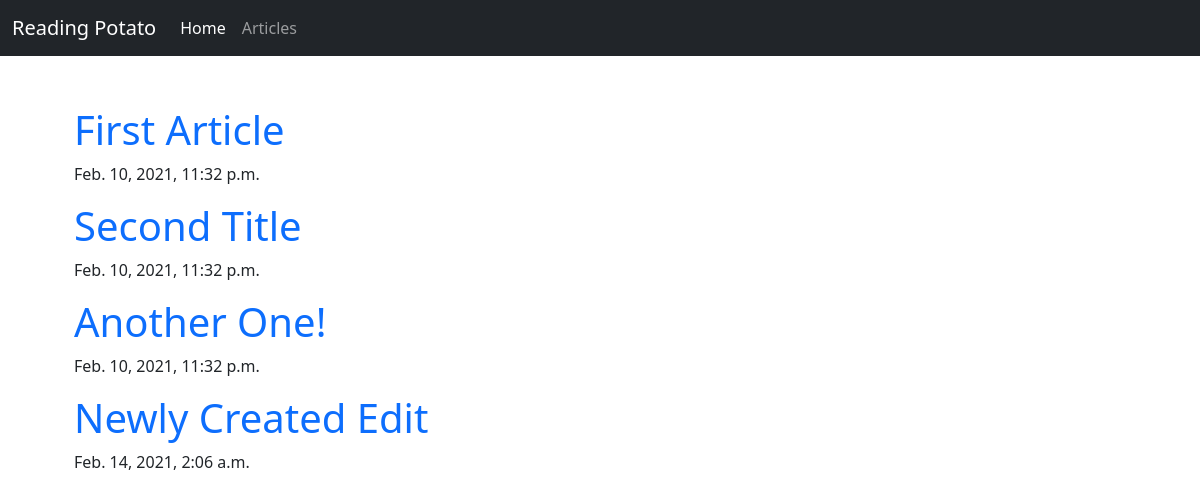
Before: / with the older database file.
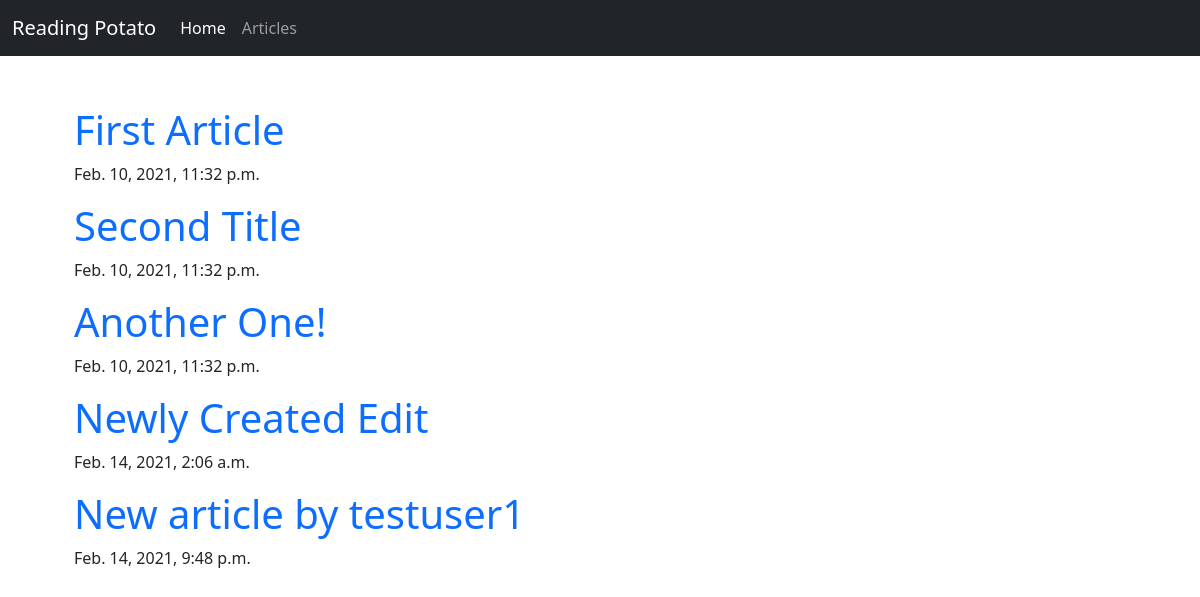
After: the same page with the newer database file.
### main/models.py (models this page shows, shortened)
class Article(models.Model):
    title = models.CharField(max_length=250)
    content = models.TextField()
    author = models.ForeignKey(User, on_delete=models.CASCADE, related_name="articles")
    created_on = models.DateTimeField(auto_now_add=True)
    last_update = models.DateTimeField(auto_now=True)

### main/views.py (the view)
# urls.py: path('', views.articles_list, name="articles-list"),
def articles_list(request):
    articles = Article.objects.all( )
    context = {
        "articles": articles,
    }
    return render(request, "articles_list.html", context)

### main/templates/articles_list.html
{% extends 'base.html' %}
{% block content %}
    <div class="container main-container">
        <ul>
            {% if articles %}
                {% for article in articles %}
                    <li>
                        <a class="article-links" href="{% url 'article-detail' article.id %}">
                            <h1>{{ article.title }}</h1>
                        </a>
                        <p>{{ article.created_on }}</p>
                    </li>
                {% endfor %}
            {% else %}
                <p>No articles have been added.</p>
            {% endif %}
        </ul>
    </div>
{% endblock content %}

### main/templates/base.html (shortened to what this page needs)
{% load static %}
<!DOCTYPE html>
<html lang="en">
<head>
    <link href="https://cdn.jsdelivr.net/npm/bootstrap@5.0.0-beta2/dist/css/bootstrap.min.css" rel="stylesheet">
    <link rel="stylesheet" href="{% static 'css/main.css' %}">
</head>
<body>
    <nav class="navbar navbar-expand-lg navbar-dark bg-dark">
        <div class="container-fluid">
          <a class="navbar-brand" href="#">Reading Potato</a>
          <div class="collapse navbar-collapse" id="navbarSupportedContent">
            <ul class="navbar-nav me-auto mb-2 mb-lg-0">
              <li class="nav-item">
                <a class="nav-link active" aria-current="page" href="/">Home</a>
              </li>
              <li class="nav-item">
                <a class="nav-link" href="#">Articles</a>
              </li>
            </ul>
          </div>
        </div>
      </nav>
    {% block content %}
    {% endblock content %}
</body>
</html>

### main/static/css/main.css (style rules this page uses)
li { list-style: none; }
.main-container { margin-top: 50px; }
.article-links { text-decoration: none; }

Changed rows visible on the page:
added Article: title "New article by testuser1", created_on "Feb. 14, 2021, 9:48 p.m."
